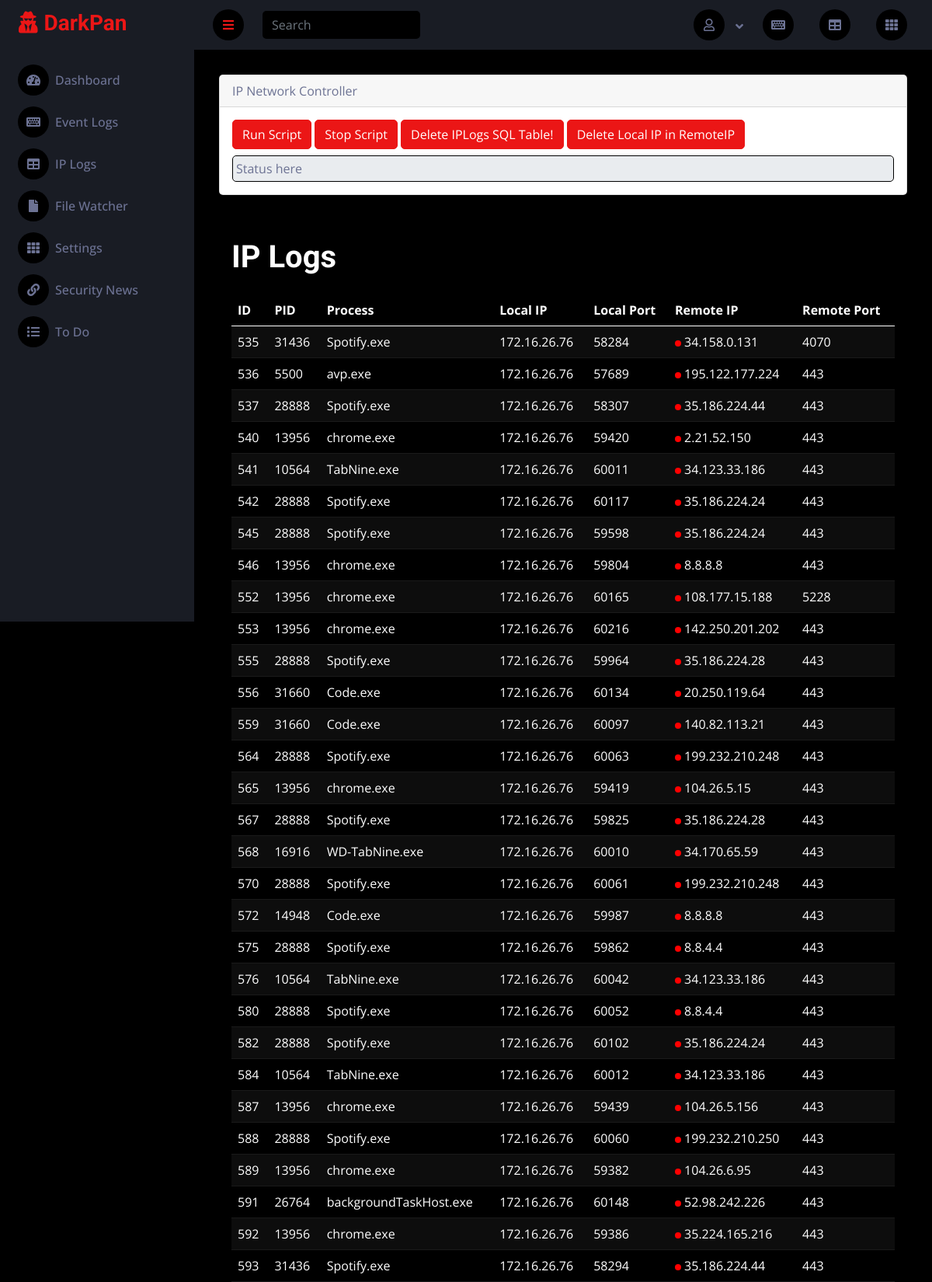
Page /iplogs (upper part) on the committed database.
### sec/models.py (models this page shows, shortened)
class Iplogs(models.Model):
    ID = models.AutoField(primary_key=True)  # Field name made lowercase.
    PID = models.IntegerField(db_column='PID', blank=True, null=True)  # Field name made lowercase.
    Process = models.TextField(db_column='Process', blank=True, null=True)  # Field name made lowercase.
    Local = models.TextField(db_column='Local', blank=True, null=True)  # Field name made lowercase.
    Remote = models.TextField(db_column='Remote', blank=True, null=True)  # Field name made lowercase.
    Protocol = models.TextField(db_column='Protocol', blank=True, null=True)  # Field name made lowercase.
    StartTime = models.TextField(db_column='StartTime', blank=True, null=True)  # Field name made lowercase.
    CommunicationProtocol = models.TextField(db_column='CommunicationProtocol', blank=True, null=True)  # Field name made lowercase.
    LocalIp = models.TextField(db_column='LocalIP', blank=True, null=True)  # Field name made lowercase.
    LocalPort = models.IntegerField(db_column='LocalPort', blank=True, null=True)  # Field name made lowercase.
    RemoteIp = models.TextField(db_column='RemoteIP', blank=True, null=True)  # Field name made lowercase.
    RemotePort = models.IntegerField(db_column='RemotePort', blank=True, null=True)  # Field name made lowercase.
    class Meta:
        managed = True
        db_table = 'IpLogs'

### sec/views.py (the view)
# urls.py: path("iplogs", views.iplogs, name="iplogs"),
def iplogs(request):
    iplogs = Iplogs.objects.all()
    iplogs_list = []
    for iplog in iplogs:
        iplog_dict = iplog.__dict__
        iplog_dict['Type'] = "Public" if is_public(iplog.Remote) else "Private"
        iplogs_list.append(iplog_dict)
    return render(request, 'iplogs.html', {'iplogs': iplogs_list})

### sec/views.py (called while the page is built)
def is_public(ip_with_port):
    ip = ip_with_port.split(":")[0]
    return ipaddress.ip_address(ip).is_global

### templates/iplogs.html (shortened to what this page needs)
{% extends "base.html" %}
{% block content %}
{% include 'partials/_ipcontroller.html' %}
<div class="container-fluid pt-4 px-4">
    <div class="row g-4">
        <div class="container-fluid">
            <h1 class="my-4">IP Logs</h1>
            <table class="table table-dark table-striped">
                <thead>
                    <tr>
                        <th>ID</th>
                        <th>PID</th>
                        <th>Process</th>
                        <th>Local IP</th>
                        <th>Local Port</th>
                        <th>Remote IP</th>
                        <th>Remote Port</th>
                    </tr>
                </thead>
                <tbody>
                    {% for iplog in iplogs %}
                    <tr>
                        <td>{{ iplog.ID }}</td>
                        <td>{{ iplog.PID }}</td>
                        <td>{{ iplog.Process }}</td>
                        <td>{{ iplog.LocalIp }}</td>
                        <td>{{ iplog.LocalPort }}</td>
                        <td>
                            <span class="rounded-circle p-1 blinking-dot"></span>
                            {{ iplog.RemoteIp }}
                        </td>
                        <td>{{ iplog.RemotePort }}</td>
                    </tr>
                    {% endfor %}
                </tbody>
            </table>
        </div>
    </div>
</div>
{% endblock %}

### static/css/style.css (style rules this page uses)
:root { --primary: #EB1616; --secondary: #191C24; --light: #6C7293; --dark: #000000; }

### templates/iplogs.html (style rules this page uses)
.blinking-dot { background-color: red; display: inline-block; animation: blink 1s linear infinite; width: 1%; height: 1%; }

### rows in the picture
Iplogs: ID "535", PID "31436", Process "Spotify.exe", LocalIp "172.16.26.76", LocalPort "58284", RemoteIp "34.158.0.131", RemotePort "4070"
Iplogs: ID "536", PID "5500", Process "avp.exe", LocalIp "172.16.26.76", LocalPort "57689", RemoteIp "195.122.177.224", RemotePort "443"
Iplogs: ID "537", PID "28888", Process "Spotify.exe", LocalIp "172.16.26.76", LocalPort "58307", RemoteIp "35.186.224.44", RemotePort "443"
Iplogs: ID "540", PID "13956", Process "chrome.exe", LocalIp "172.16.26.76", LocalPort "59420", RemoteIp "2.21.52.150", RemotePort "443"
Iplogs: ID "541", PID "10564", Process "TabNine.exe", LocalIp "172.16.26.76", LocalPort "60011", RemoteIp "34.123.33.186", RemotePort "443"
Iplogs: ID "542", PID "28888", Process "Spotify.exe", LocalIp "172.16.26.76", LocalPort "60117", RemoteIp "35.186.224.24", RemotePort "443"
Iplogs: ID "545", PID "28888", Process "Spotify.exe", LocalIp "172.16.26.76", LocalPort "59598", RemoteIp "35.186.224.24", RemotePort "443"
Iplogs: ID "546", PID "13956", Process "chrome.exe", LocalIp "172.16.26.76", LocalPort "59804", RemoteIp "8.8.8.8", RemotePort "443"
Iplogs: ID "552", PID "13956", Process "chrome.exe", LocalIp "172.16.26.76", LocalPort "60165", RemoteIp "108.177.15.188", RemotePort "5228"
Iplogs: ID "553", PID "13956", Process "chrome.exe", LocalIp "172.16.26.76", LocalPort "60216", RemoteIp "142.250.201.202", RemotePort "443"
Iplogs: ID "555", PID "28888", Process "Spotify.exe", LocalIp "172.16.26.76", LocalPort "59964", RemoteIp "35.186.224.28", RemotePort "443"
Iplogs: ID "556", PID "31660", Process "Code.exe", LocalIp "172.16.26.76", LocalPort "60134", RemoteIp "20.250.119.64", RemotePort "443"
Iplogs: ID "559", PID "31660", Process "Code.exe", LocalIp "172.16.26.76", LocalPort "60097", RemoteIp "140.82.113.21", RemotePort "443"
Iplogs: ID "564", PID "28888", Process "Spotify.exe", LocalIp "172.16.26.76", LocalPort "60063", RemoteIp "199.232.210.248", RemotePort "443"
Iplogs: ID "565", PID "13956", Process "chrome.exe", LocalIp "172.16.26.76", LocalPort "59419", RemoteIp "104.26.5.15", RemotePort "443"
Iplogs: ID "567", PID "28888", Process "Spotify.exe", LocalIp "172.16.26.76", LocalPort "59825", RemoteIp "35.186.224.28", RemotePort "443"
Iplogs: ID "568", PID "16916", Process "WD-TabNine.exe", LocalIp "172.16.26.76", LocalPort "60010", RemoteIp "34.170.65.59", RemotePort "443"
Iplogs: ID "570", PID "28888", Process "Spotify.exe", LocalIp "172.16.26.76", LocalPort "60061", RemoteIp "199.232.210.248", RemotePort "443"
Iplogs: ID "572", PID "14948", Process "Code.exe", LocalIp "172.16.26.76", LocalPort "59987", RemoteIp "8.8.8.8", RemotePort "443"
Iplogs: ID "575", PID "28888", Process "Spotify.exe", LocalIp "172.16.26.76", LocalPort "59862", RemoteIp "8.8.4.4", RemotePort "443"
Iplogs: ID "576", PID "10564", Process "TabNine.exe", LocalIp "172.16.26.76", LocalPort "60042", RemoteIp "34.123.33.186", RemotePort "443"
Iplogs: ID "580", PID "28888", Process "Spotify.exe", LocalIp "172.16.26.76", LocalPort "60052", RemoteIp "8.8.4.4", RemotePort "443"
Iplogs: ID "582", PID "28888", Process "Spotify.exe", LocalIp "172.16.26.76", LocalPort "60102", RemoteIp "35.186.224.24", RemotePort "443"
Iplogs: ID "584", PID "10564", Process "TabNine.exe", LocalIp "172.16.26.76", LocalPort "60012", RemoteIp "34.123.33.186", RemotePort "443"
Iplogs: ID "587", PID "13956", Process "chrome.exe", LocalIp "172.16.26.76", LocalPort "59439", RemoteIp "104.26.5.156", RemotePort "443"
Iplogs: ID "588", PID "28888", Process "Spotify.exe", LocalIp "172.16.26.76", LocalPort "60060", RemoteIp "199.232.210.250", RemotePort "443"
Iplogs: ID "589", PID "13956", Process "chrome.exe", LocalIp "172.16.26.76", LocalPort "59382", RemoteIp "104.26.6.95", RemotePort "443"
Iplogs: ID "591", PID "26764", Process "backgroundTaskHost.exe", LocalIp "172.16.26.76", LocalPort "60148", RemoteIp "52.98.242.226", RemotePort "443"
Iplogs: ID "592", PID "13956", Process "chrome.exe", LocalIp "172.16.26.76", LocalPort "59386", RemoteIp "35.224.165.216", RemotePort "443"
Iplogs: ID "593", PID "31436", Process "Spotify.exe", LocalIp "172.16.26.76", LocalPort "58294", RemoteIp "35.186.224.44", RemotePort "443"
